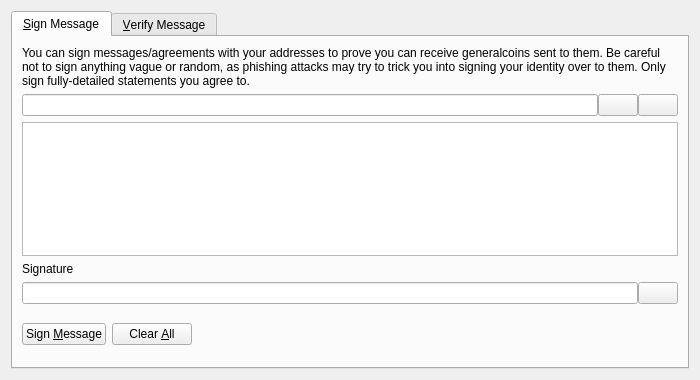
<?xml version="1.0" encoding="UTF-8"?>
<ui version="4.0">
 <class>SignVerifyMessageDialog</class>
 <widget class="QDialog" name="SignVerifyMessageDialog">
  <property name="geometry">
   <rect>
    <x>0</x>
    <y>0</y>
    <width>700</width>
    <height>380</height>
   </rect>
  </property>
  <property name="windowTitle">
   <string>Signatures - Sign / Verify a Message</string>
  </property>
  <property name="modal">
   <bool>true</bool>
  </property>
  <layout class="QVBoxLayout" name="verticalLayout">
   <item>
    <widget class="QTabWidget" name="tabWidget">
     <property name="currentIndex">
      <number>0</number>
     </property>
     <widget class="QWidget" name="tabSignMessage">
      <attribute name="title">
       <string>&amp;Sign Message</string>
      </attribute>
      <layout class="QVBoxLayout" name="verticalLayout_SM">
       <item>
        <widget class="QLabel" name="infoLabel_SM">
         <property name="text">
          <string>You can sign messages/agreements with your addresses to prove you can receive generalcoins sent to them. Be careful not to sign anything vague or random, as phishing attacks may try to trick you into signing your identity over to them. Only sign fully-detailed statements you agree to.</string>
         </property>
         <property name="textFormat">
          <enum>Qt::PlainText</enum>
         </property>
         <property name="wordWrap">
          <bool>true</bool>
         </property>
        </widget>
       </item>
       <item>
        <layout class="QHBoxLayout" name="horizontalLayout_1_SM">
         <property name="spacing">
          <number>0</number>
         </property>
         <item>
          <widget class="QValidatedLineEdit" name="addressIn_SM">
           <property name="toolTip">
            <string>The Generalcoin address to sign the message with</string>
           </property>
          </widget>
         </item>
         <item>
          <widget class="QPushButton" name="addressBookButton_SM">
           <property name="toolTip">
            <string>Choose previously used address</string>
           </property>
           <property name="text">
            <string/>
           </property>
           <property name="icon">
            <iconset resource="../bitcoin.qrc">
             <normaloff>:/icons/address-book</normaloff>:/icons/address-book</iconset>
           </property>
           <property name="shortcut">
            <string>Alt+A</string>
           </property>
           <property name="autoDefault">
            <bool>false</bool>
           </property>
          </widget>
         </item>
         <item>
          <widget class="QPushButton" name="pasteButton_SM">
           <property name="toolTip">
            <string>Paste address from clipboard</string>
           </property>
           <property name="text">
            <string/>
           </property>
           <property name="icon">
            <iconset resource="../bitcoin.qrc">
             <normaloff>:/icons/editpaste</normaloff>:/icons/editpaste</iconset>
           </property>
           <property name="shortcut">
            <string>Alt+P</string>
           </property>
           <property name="autoDefault">
            <bool>false</bool>
           </property>
          </widget>
         </item>
        </layout>
       </item>
       <item>
        <widget class="QPlainTextEdit" name="messageIn_SM">
         <property name="toolTip">
          <string>Enter the message you want to sign here</string>
         </property>
        </widget>
       </item>
       <item>
        <widget class="QLabel" name="signatureLabel_SM">
         <property name="text">
          <string>Signature</string>
         </property>
         <property name="textFormat">
          <enum>Qt::PlainText</enum>
         </property>
        </widget>
       </item>
       <item>
        <layout class="QHBoxLayout" name="horizontalLayout_2_SM">
         <property name="spacing">
          <number>0</number>
         </property>
         <item>
          <widget class="QLineEdit" name="signatureOut_SM">
           <property name="font">
            <font>
             <italic>true</italic>
            </font>
           </property>
           <property name="readOnly">
            <bool>true</bool>
           </property>
          </widget>
         </item>
         <item>
          <widget class="QPushButton" name="copySignatureButton_SM">
           <property name="toolTip">
            <string>Copy the current signature to the system clipboard</string>
           </property>
           <property name="text">
            <string/>
           </property>
           <property name="icon">
            <iconset resource="../bitcoin.qrc">
             <normaloff>:/icons/editcopy</normaloff>:/icons/editcopy</iconset>
           </property>
           <property name="autoDefault">
            <bool>false</bool>
           </property>
          </widget>
         </item>
        </layout>
       </item>
       <item>
        <layout class="QHBoxLayout" name="horizontalLayout_3_SM">
         <item>
          <widget class="QPushButton" name="signMessageButton_SM">
           <property name="toolTip">
            <string>Sign the message to prove you own this Generalcoin address</string>
           </property>
           <property name="text">
            <string>Sign &amp;Message</string>
           </property>
           <property name="icon">
            <iconset resource="../bitcoin.qrc">
             <normaloff>:/icons/edit</normaloff>:/icons/edit</iconset>
           </property>
           <property name="autoDefault">
            <bool>false</bool>
           </property>
          </widget>
         </item>
         <item>
          <widget class="QPushButton" name="clearButton_SM">
           <property name="toolTip">
            <string>Reset all sign message fields</string>
           </property>
           <property name="text">
            <string>Clear &amp;All</string>
           </property>
           <property name="icon">
            <iconset resource="../bitcoin.qrc">
             <normaloff>:/icons/remove</normaloff>:/icons/remove</iconset>
           </property>
           <property name="autoDefault">
            <bool>false</bool>
           </property>
          </widget>
         </item>
         <item>
          <spacer name="horizontalSpacer_1_SM">
           <property name="orientation">
            <enum>Qt::Horizontal</enum>
           </property>
           <property name="sizeHint" stdset="0">
            <size>
             <width>40</width>
             <height>48</height>
            </size>
           </property>
          </spacer>
         </item>
         <item>
          <widget class="QLabel" name="statusLabel_SM">
           <property name="font">
            <font>
             <weight>75</weight>
             <bold>true</bold>
            </font>
           </property>
           <property name="text">
            <string/>
           </property>
           <property name="wordWrap">
            <bool>true</bool>
           </property>
          </widget>
         </item>
         <item>
          <spacer name="horizontalSpacer_2_SM">
           <property name="orientation">
            <enum>Qt::Horizontal</enum>
           </property>
           <property name="sizeHint" stdset="0">
            <size>
             <width>40</width>
             <height>48</height>
            </size>
           </property>
          </spacer>
         </item>
        </layout>
       </item>
      </layout>
     </widget>
     <widget class="QWidget" name="tabVerifyMessage">
      <attribute name="title">
       <string>&amp;Verify Message</string>
      </attribute>
      <layout class="QVBoxLayout" name="verticalLayout_VM">
       <item>
        <widget class="QLabel" name="infoLabel_VM">
         <property name="text">
          <string>Enter the receiver's address, message (ensure you copy line breaks, spaces, tabs, etc. exactly) and signature below to verify the message. Be careful not to read more into the signature than what is in the signed message itself, to avoid being tricked by a man-in-the-middle attack. Note that this only proves the signing party receives with the address, it cannot prove sendership of any transaction!</string>
         </property>
         <property name="textFormat">
          <enum>Qt::PlainText</enum>
         </property>
         <property name="alignment">
          <set>Qt::AlignLeading|Qt::AlignLeft|Qt::AlignTop</set>
         </property>
         <property name="wordWrap">
          <bool>true</bool>
         </property>
        </widget>
       </item>
       <item>
        <layout class="QHBoxLayout" name="horizontalLayout_1_VM">
         <property name="spacing">
          <number>0</number>
         </property>
         <item>
          <widget class="QValidatedLineEdit" name="addressIn_VM">
           <property name="toolTip">
            <string>The Generalcoin address the message was signed with</string>
           </property>
          </widget>
         </item>
         <item>
          <widget class="QPushButton" name="addressBookButton_VM">
           <property name="toolTip">
            <string>Choose previously used address</string>
           </property>
           <property name="text">
            <string/>
           </property>
           <property name="icon">
            <iconset resource="../bitcoin.qrc">
             <normaloff>:/icons/address-book</normaloff>:/icons/address-book</iconset>
           </property>
           <property name="shortcut">
            <string>Alt+A</string>
           </property>
           <property name="autoDefault">
            <bool>false</bool>
           </property>
          </widget>
         </item>
        </layout>
       </item>
       <item>
        <widget class="QPlainTextEdit" name="messageIn_VM"/>
       </item>
       <item>
        <widget class="QValidatedLineEdit" name="signatureIn_VM"/>
       </item>
       <item>
        <layout class="QHBoxLayout" name="horizontalLayout_2_VM">
         <item>
          <widget class="QPushButton" name="verifyMessageButton_VM">
           <property name="toolTip">
            <string>Verify the message to ensure it was signed with the specified Generalcoin address</string>
           </property>
           <property name="text">
            <string>Verify &amp;Message</string>
           </property>
           <property name="icon">
            <iconset resource="../bitcoin.qrc">
             <normaloff>:/icons/transaction_0</normaloff>:/icons/transaction_0</iconset>
           </property>
           <property name="autoDefault">
            <bool>false</bool>
           </property>
          </widget>
         </item>
         <item>
          <widget class="QPushButton" name="clearButton_VM">
           <property name="toolTip">
            <string>Reset all verify message fields</string>
           </property>
           <property name="text">
            <string>Clear &amp;All</string>
           </property>
           <property name="icon">
            <iconset resource="../bitcoin.qrc">
             <normaloff>:/icons/remove</normaloff>:/icons/remove</iconset>
           </property>
           <property name="autoDefault">
            <bool>false</bool>
           </property>
          </widget>
         </item>
         <item>
          <spacer name="horizontalSpacer_1_VM">
           <property name="orientation">
            <enum>Qt::Horizontal</enum>
           </property>
           <property name="sizeHint" stdset="0">
            <size>
             <width>40</width>
             <height>48</height>
            </size>
           </property>
          </spacer>
         </item>
         <item>
          <widget class="QLabel" name="statusLabel_VM">
           <property name="font">
            <font>
             <weight>75</weight>
             <bold>true</bold>
            </font>
           </property>
           <property name="text">
            <string/>
           </property>
           <property name="wordWrap">
            <bool>true</bool>
           </property>
          </widget>
         </item>
         <item>
          <spacer name="horizontalSpacer_2_VM">
           <property name="orientation">
            <enum>Qt::Horizontal</enum>
           </property>
           <property name="sizeHint" stdset="0">
            <size>
             <width>40</width>
             <height>48</height>
            </size>
           </property>
          </spacer>
         </item>
        </layout>
       </item>
      </layout>
     </widget>
    </widget>
   </item>
  </layout>
 </widget>
 <customwidgets>
  <customwidget>
   <class>QValidatedLineEdit</class>
   <extends>QLineEdit</extends>
   <header>qt/qvalidatedlineedit.h</header>
  </customwidget>
 </customwidgets>
 <resources>
  <include location="../bitcoin.qrc"/>
 </resources>
 <connections/>
</ui>
